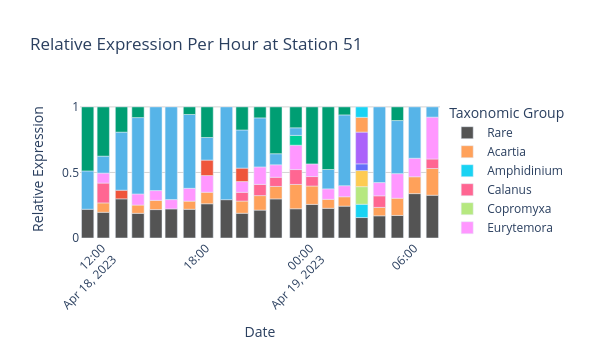

Source (notebook cell):
### Code cell
# Filter data based on TPM and p_ident thresholds
filtered_data = data_51[(data_51['p_ident'] >= 0.95)]

# Group by taxonomic level and 'year_hour', then sum TPM
grouped_df = filtered_data.groupby(['Genus_UniEuk', 'Date'])['TPM'].sum().reset_index()

grouped_df.head()
# Normalize TPM sums to get relative expression per hour
total_tpm_per_hour = grouped_df.groupby('Date')['TPM'].transform('sum')
grouped_df['rel_expression_per_hour'] = grouped_df['TPM'] / total_tpm_per_hour

# Combine low-abundant groups into a single 'Rare' category
threshold = 0.05
grouped_df.loc[grouped_df['rel_expression_per_hour'] <= threshold, 'Genus_UniEuk'] = 'Rare'


# Remove categories with no expression
grouped_df = grouped_df[grouped_df['rel_expression_per_hour'] > 0]

# Group once more to combine Rares
grouped_df = grouped_df.groupby(['Genus_UniEuk', 'Date'])['rel_expression_per_hour'].sum().reset_index()

# Plot
fig = px.bar(grouped_df, 
            x='Date', 
            y='rel_expression_per_hour', 
            color='Genus_UniEuk',
            title='Relative Expression Per Hour at Station 51',
            category_orders={"Genus_UniEuk": ['Arthropoda', 'Acantharea', 'Ctenophora', 'Diatomeae', 'Dinophyceae', 
                                                    'Florideophyceae','Odontella', 'Phaeodarea', 'Prymnesiophyceae',
                                                    'Spirotrichea', 'Vertebrata', 'Rare',]},
            color_discrete_map=color_discrete_map
            )

fig.update_layout(
    width=600,
    height=350,
    xaxis_title='Date',
    yaxis_title='Relative Expression',
    xaxis_tickangle=-45,
    legend_title='Taxonomic Group',
    plot_bgcolor='white',
    # Add gridlines
    yaxis=dict(showgrid=True, gridcolor='lightgray')
)

# Save the figure
filename_base = "../figures/metatranscriptomics/51_relative_expression_per_hour_genus"
fig.write_image(filename_base + ".png", scale=1)
fig.write_image(filename_base + ".svg", scale=1)

fig.show()

### Figure 1 — Plotly figure (JSON) as saved in the notebook; plotly's stock layout.template omitted (floating-point values rounded to 4 significant figures)
{"data": [{"hovertemplate": "Genus_UniEuk=Rare<br>Date=%{x}<br>rel_expression_per_hour=%{y}<extra></extra>", "legendgroup": "Rare", "marker": {"color": "#545454", "pattern": {"shape": ""}}, "name": "Rare", "orientation": "v", "showlegend": true, "textposition": "auto", "type": "bar", "x": ["2023-04-18T11:11:00.000000000", "2023-04-18T12:05:00.000000000", "2023-04-18T13:08:00.000000000", "2023-04-18T14:05:00.000000000", "2023-04-18T15:07:00.000000000", "2023-04-18T16:00:00.000000000", "2023-04-18T17:03:00.000000000", "2023-04-18T18:04:00.000000000", "2023-04-18T19:11:00.000000000", "2023-04-18T20:05:00.000000000", "2023-04-18T21:07:00.000000000", "2023-04-18T22:02:00.000000000", "2023-04-18T23:11:00.000000000", "2023-04-19T00:07:00.000000000", "2023-04-19T01:03:00.000000000", "2023-04-19T01:59:00.000000000", "2023-04-19T02:59:00.000000000", "2023-04-19T04:00:00.000000000", "2023-04-19T05:02:00.000000000", "2023-04-19T06:02:00.000000000", "2023-04-19T07:03:00.000000000"], "xaxis": "x", "y": [0.2193, 0.1962, 0.2988, 0.1884, 0.2167, 0.222, 0.2192, 0.2612, 0.2925, 0.1887, 0.213, 0.2984, 0.2231, 0.2563, 0.2266, 0.2431, 0.1559, 0.1693, 0.1722, 0.3385, 0.3263], "yaxis": "y"}, {"hovertemplate": "Genus_UniEuk=Acartia<br>Date=%{x}<br>rel_expression_per_hour=%{y}<extra></extra>", "legendgroup": "Acartia", "marker": {"color": "#FFA15A", "pattern": {"shape": ""}}, "name": "Acartia", "orientation": "v", "showlegend": true, "textposition": "auto", "type": "bar", "x": ["2023-04-18T12:05:00.000000000", "2023-04-18T14:05:00.000000000", "2023-04-18T15:07:00.000000000", "2023-04-18T17:03:00.000000000", "2023-04-18T18:04:00.000000000", "2023-04-18T20:05:00.000000000", "2023-04-18T21:07:00.000000000", "2023-04-18T22:02:00.000000000", "2023-04-18T23:11:00.000000000", "2023-04-19T00:07:00.000000000", "2023-04-19T01:03:00.000000000", "2023-04-19T01:59:00.000000000", "2023-04-19T04:00:00.000000000", "2023-04-19T05:02:00.000000000", "2023-04-19T06:02:00.000000000", "2023-04-19T07:03:00.000000000"], "xaxis": "x", "y": [0.07143, 0.06298, 0.0703, 0.06203, 0.08768, 0.09308, 0.1104, 0.09495, 0.1854, 0.1401, 0.06847, 0.07139, 0.06426, 0.1313, 0.1284, 0.2036], "yaxis": "y"}, {"hovertemplate": "Genus_UniEuk=Amphidinium<br>Date=%{x}<br>rel_expression_per_hour=%{y}<extra></extra>", "legendgroup": "Amphidinium", "marker": {"color": "#19d3f3", "pattern": {"shape": ""}}, "name": "Amphidinium", "orientation": "v", "showlegend": true, "textposition": "auto", "type": "bar", "x": ["2023-04-19T02:59:00.000000000"], "xaxis": "x", "y": [0.1015], "yaxis": "y"}, {"hovertemplate": "Genus_UniEuk=Calanus<br>Date=%{x}<br>rel_expression_per_hour=%{y}<extra></extra>", "legendgroup": "Calanus", "marker": {"color": "#FF6692", "pattern": {"shape": ""}}, "name": "Calanus", "orientation": "v", "showlegend": true, "textposition": "auto", "type": "bar", "x": ["2023-04-18T12:05:00.000000000", "2023-04-18T20:05:00.000000000", "2023-04-18T21:07:00.000000000", "2023-04-18T22:02:00.000000000", "2023-04-18T23:11:00.000000000", "2023-04-19T00:07:00.000000000", "2023-04-19T04:00:00.000000000", "2023-04-19T07:03:00.000000000"], "xaxis": "x", "y": [0.1514, 0.0668, 0.0854, 0.06993, 0.1136, 0.07226, 0.08824, 0.07272], "yaxis": "y"}, {"hovertemplate": "Genus_UniEuk=Copromyxa<br>Date=%{x}<br>rel_expression_per_hour=%{y}<extra></extra>", "legendgroup": "Copromyxa", "marker": {"color": "#B6E880", "pattern": {"shape": ""}}, "name": "Copromyxa", "orientation": "v", "showlegend": true, "textposition": "auto", "type": "bar", "x": ["2023-04-19T02:59:00.000000000"], "xaxis": "x", "y": [0.1341], "yaxis": "y"}, {"hovertemplate": "Genus_UniEuk=Eurytemora<br>Date=%{x}<br>rel_expression_per_hour=%{y}<extra></extra>", "legendgroup": "Eurytemora", "marker": {"color": "#FF97FF", "pattern": {"shape": ""}}, "name": "Eurytemora", "orientation": "v", "showlegend": true, "textposition": "auto", "type": "bar", "x": ["2023-04-18T12:05:00.000000000", "2023-04-18T14:05:00.000000000", "2023-04-18T15:07:00.000000000", "2023-04-18T16:00:00.000000000", "2023-04-18T17:03:00.000000000", "2023-04-18T18:04:00.000000000", "2023-04-18T20:05:00.000000000", "2023-04-18T21:07:00.000000000", "2023-04-18T22:02:00.000000000", "2023-04-18T23:11:00.000000000", "2023-04-19T00:07:00.000000000", "2023-04-19T01:03:00.000000000", "2023-04-19T01:59:00.000000000", "2023-04-19T04:00:00.000000000", "2023-04-19T05:02:00.000000000", "2023-04-19T06:02:00.000000000", "2023-04-19T07:03:00.000000000"], "xaxis": "x", "y": [0.07613, 0.08466, 0.07457, 0.07099, 0.09777, 0.1275, 0.08211, 0.1333, 0.09517, 0.1858, 0.0962, 0.07967, 0.08445, 0.101, 0.1875, 0.1414, 0.3194], "yaxis": "y"}, {"hovertemplate": "Genus_UniEuk=Gracilaria<br>Date=%{x}<br>rel_expression_per_hour=%{y}<extra></extra>", "legendgroup": "Gracilaria", "marker": {"color": "#FECB52", "pattern": {"shape": ""}}, "name": "Gracilaria", "orientation": "v", "showlegend": true, "textposition": "auto", "type": "bar", "x": ["2023-04-19T02:59:00.000000000"], "xaxis": "x", "y": [0.1229], "yaxis": "y"}, {"hovertemplate": "Genus_UniEuk=Leptophrys<br>Date=%{x}<br>rel_expression_per_hour=%{y}<extra></extra>", "legendgroup": "Leptophrys", "marker": {"color": "#636efa", "pattern": {"shape": ""}}, "name": "Leptophrys", "orientation": "v", "showlegend": true, "textposition": "auto", "type": "bar", "x": ["2023-04-19T02:59:00.000000000"], "xaxis": "x", "y": [0.05103], "yaxis": "y"}, {"hovertemplate": "Genus_UniEuk=Mnemiopsis<br>Date=%{x}<br>rel_expression_per_hour=%{y}<extra></extra>", "legendgroup": "Mnemiopsis", "marker": {"color": "#EF553B", "pattern": {"shape": ""}}, "name": "Mnemiopsis", "orientation": "v", "showlegend": true, "textposition": "auto", "type": "bar", "x": ["2023-04-18T13:08:00.000000000", "2023-04-18T18:04:00.000000000", "2023-04-18T20:05:00.000000000"], "xaxis": "x", "y": [0.06582, 0.118, 0.1024], "yaxis": "y"}, {"hovertemplate": "Genus_UniEuk=Neocalanus<br>Date=%{x}<br>rel_expression_per_hour=%{y}<extra></extra>", "legendgroup": "Neocalanus", "marker": {"color": "#00cc96", "pattern": {"shape": ""}}, "name": "Neocalanus", "orientation": "v", "showlegend": true, "textposition": "auto", "type": "bar", "x": ["2023-04-18T23:11:00.000000000"], "xaxis": "x", "y": [0.07491], "yaxis": "y"}, {"hovertemplate": "Genus_UniEuk=Noctiluca<br>Date=%{x}<br>rel_expression_per_hour=%{y}<extra></extra>", "legendgroup": "Noctiluca", "marker": {"color": "#56B4E8", "pattern": {"shape": ""}}, "name": "Noctiluca", "orientation": "v", "showlegend": true, "textposition": "auto", "type": "bar", "x": ["2023-04-18T11:11:00.000000000", "2023-04-18T12:05:00.000000000", "2023-04-18T13:08:00.000000000", "2023-04-18T14:05:00.000000000", "2023-04-18T15:07:00.000000000", "2023-04-18T16:00:00.000000000", "2023-04-18T17:03:00.000000000", "2023-04-18T18:04:00.000000000", "2023-04-18T19:11:00.000000000", "2023-04-18T20:05:00.000000000", "2023-04-18T21:07:00.000000000", "2023-04-18T22:02:00.000000000", "2023-04-18T23:11:00.000000000", "2023-04-19T01:03:00.000000000", "2023-04-19T01:59:00.000000000", "2023-04-19T04:00:00.000000000", "2023-04-19T05:02:00.000000000", "2023-04-19T06:02:00.000000000", "2023-04-19T07:03:00.000000000"], "xaxis": "x", "y": [0.2922, 0.1292, 0.4429, 0.5825, 0.6384, 0.707, 0.5631, 0.1724, 0.7075, 0.2908, 0.3741, 0.08438, 0.05785, 0.1476, 0.5399, 0.5772, 0.405, 0.3916, 0.07798], "yaxis": "y"}, {"hovertemplate": "Genus_UniEuk=Parablepharisma<br>Date=%{x}<br>rel_expression_per_hour=%{y}<extra></extra>", "legendgroup": "Parablepharisma", "marker": {"color": "#ab63fa", "pattern": {"shape": ""}}, "name": "Parablepharisma", "orientation": "v", "showlegend": true, "textposition": "auto", "type": "bar", "x": ["2023-04-19T02:59:00.000000000"], "xaxis": "x", "y": [0.2425], "yaxis": "y"}, {"hovertemplate": "Genus_UniEuk=Phaeocystis<br>Date=%{x}<br>rel_expression_per_hour=%{y}<extra></extra>", "legendgroup": "Phaeocystis", "marker": {"color": "#009E73", "pattern": {"shape": ""}}, "name": "Phaeocystis", "orientation": "v", "showlegend": true, "textposition": "auto", "type": "bar", "x": ["2023-04-18T11:11:00.000000000", "2023-04-18T12:05:00.000000000", "2023-04-18T13:08:00.000000000", "2023-04-18T14:05:00.000000000", "2023-04-18T17:03:00.000000000", "2023-04-18T18:04:00.000000000", "2023-04-18T20:05:00.000000000", "2023-04-18T21:07:00.000000000", "2023-04-18T22:02:00.000000000", "2023-04-18T23:11:00.000000000", "2023-04-19T00:07:00.000000000", "2023-04-19T01:03:00.000000000", "2023-04-19T01:59:00.000000000", "2023-04-19T05:02:00.000000000"], "xaxis": "x", "y": [0.4884, 0.3757, 0.1925, 0.08144, 0.05784, 0.2334, 0.1761, 0.08382, 0.3572, 0.1595, 0.4351, 0.4776, 0.06117, 0.104], "yaxis": "y"}, {"hovertemplate": "Genus_UniEuk=Prorocentrum<br>Date=%{x}<br>rel_expression_per_hour=%{y}<extra></extra>", "legendgroup": "Prorocentrum", "marker": {"color": "#FFA15A", "pattern": {"shape": ""}}, "name": "Prorocentrum", "orientation": "v", "showlegend": true, "textposition": "auto", "type": "bar", "x": ["2023-04-19T02:59:00.000000000"], "xaxis": "x", "y": [0.1126], "yaxis": "y"}, {"hovertemplate": "Genus_UniEuk=Sycon<br>Date=%{x}<br>rel_expression_per_hour=%{y}<extra></extra>", "legendgroup": "Sycon", "marker": {"color": "#19d3f3", "pattern": {"shape": ""}}, "name": "Sycon", "orientation": "v", "showlegend": true, "textposition": "auto", "type": "bar", "x": ["2023-04-19T02:59:00.000000000"], "xaxis": "x", "y": [0.07947], "yaxis": "y"}], "layout": {"barmode": "relative", "height": 350, "legend": {"title": {"text": "Taxonomic Group"}, "tracegroupgap": 0}, "plot_bgcolor": "white", "title": {"text": "Relative Expression Per Hour at Station 51"}, "width": 600, "xaxis": {"anchor": "y", "domain": [0, 1], "tickangle": -45, "title": {"text": "Date"}}, "yaxis": {"anchor": "x", "domain": [0, 1], "gridcolor": "lightgray", "showgrid": true, "title": {"text": "Relative Expression"}}}}
